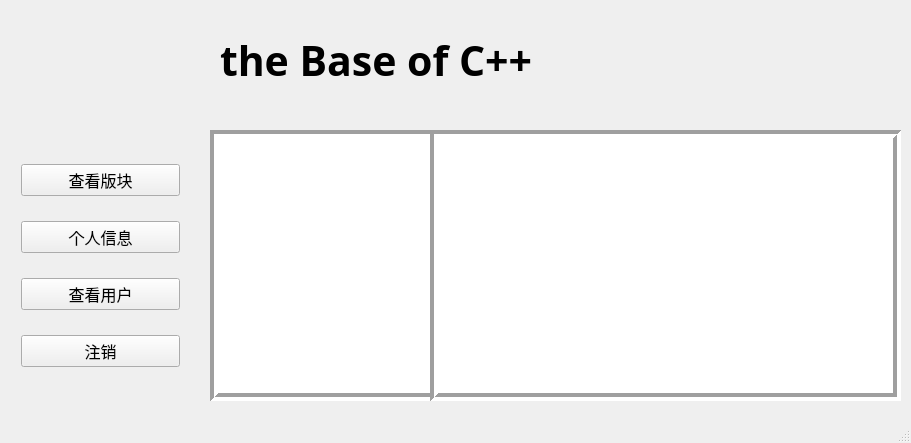
<?xml version="1.0" encoding="UTF-8"?>
<ui version="4.0">
 <class>MainWindow</class>
 <widget class="QMainWindow" name="MainWindow">
  <property name="geometry">
   <rect>
    <x>0</x>
    <y>0</y>
    <width>911</width>
    <height>443</height>
   </rect>
  </property>
  <property name="windowTitle">
   <string>MainWindow</string>
  </property>
  <widget class="QWidget" name="centralWidget">
   <widget class="QListWidget" name="listLeft">
    <property name="geometry">
     <rect>
      <x>210</x>
      <y>130</y>
      <width>231</width>
      <height>271</height>
     </rect>
    </property>
    <property name="frameShape">
     <enum>QFrame::Box</enum>
    </property>
    <property name="lineWidth">
     <number>4</number>
    </property>
   </widget>
   <widget class="QListWidget" name="listRight">
    <property name="geometry">
     <rect>
      <x>430</x>
      <y>130</y>
      <width>471</width>
      <height>271</height>
     </rect>
    </property>
    <property name="frameShape">
     <enum>QFrame::Box</enum>
    </property>
    <property name="lineWidth">
     <number>4</number>
    </property>
   </widget>
   <widget class="QLabel" name="wholePic">
    <property name="geometry">
     <rect>
      <x>0</x>
      <y>70</y>
      <width>911</width>
      <height>371</height>
     </rect>
    </property>
    <property name="text">
     <string/>
    </property>
    <property name="pixmap">
     <pixmap resource="src.qrc">:/img/mainBkg</pixmap>
    </property>
    <property name="scaledContents">
     <bool>true</bool>
    </property>
   </widget>
   <widget class="QWidget" name="layoutWidget">
    <property name="geometry">
     <rect>
      <x>10</x>
      <y>130</y>
      <width>181</width>
      <height>271</height>
     </rect>
    </property>
    <layout class="QVBoxLayout" name="verticalLayout">
     <property name="spacing">
      <number>2</number>
     </property>
     <item>
      <widget class="QPushButton" name="checkBoards">
       <property name="font">
        <font>
         <family>微软雅黑</family>
         <pointsize>12</pointsize>
         <weight>50</weight>
         <bold>false</bold>
        </font>
       </property>
       <property name="text">
        <string>查看版块</string>
       </property>
       <property name="autoDefault">
        <bool>false</bool>
       </property>
       <property name="default">
        <bool>false</bool>
       </property>
      </widget>
     </item>
     <item>
      <widget class="QPushButton" name="PersonalInfoBtn">
       <property name="font">
        <font>
         <family>微软雅黑</family>
         <pointsize>12</pointsize>
         <weight>50</weight>
         <bold>false</bold>
        </font>
       </property>
       <property name="text">
        <string>个人信息</string>
       </property>
      </widget>
     </item>
     <item>
      <widget class="QPushButton" name="queryUsers">
       <property name="font">
        <font>
         <family>微软雅黑</family>
         <pointsize>12</pointsize>
         <weight>50</weight>
         <bold>false</bold>
        </font>
       </property>
       <property name="text">
        <string>查看用户</string>
       </property>
      </widget>
     </item>
     <item>
      <widget class="QPushButton" name="logoutBtn">
       <property name="font">
        <font>
         <family>微软雅黑</family>
         <pointsize>12</pointsize>
         <weight>50</weight>
         <bold>false</bold>
        </font>
       </property>
       <property name="text">
        <string>注销</string>
       </property>
      </widget>
     </item>
    </layout>
   </widget>
   <widget class="QLabel" name="upperPic">
    <property name="geometry">
     <rect>
      <x>0</x>
      <y>0</y>
      <width>911</width>
      <height>121</height>
     </rect>
    </property>
    <property name="text">
     <string/>
    </property>
    <property name="pixmap">
     <pixmap resource="src.qrc">:/img/banner</pixmap>
    </property>
    <property name="scaledContents">
     <bool>true</bool>
    </property>
   </widget>
   <widget class="QLabel" name="title">
    <property name="geometry">
     <rect>
      <x>220</x>
      <y>10</y>
      <width>511</width>
      <height>101</height>
     </rect>
    </property>
    <property name="font">
     <font>
      <family>MV Boli</family>
      <pointsize>31</pointsize>
      <weight>75</weight>
      <bold>true</bold>
     </font>
    </property>
    <property name="text">
     <string>the Base of C++</string>
    </property>
   </widget>
   <zorder>wholePic</zorder>
   <zorder>listLeft</zorder>
   <zorder>listRight</zorder>
   <zorder>layoutWidget</zorder>
   <zorder>upperPic</zorder>
   <zorder>title</zorder>
  </widget>
  <widget class="QStatusBar" name="statusBar"/>
 </widget>
 <layoutdefault spacing="6" margin="11"/>
 <resources>
  <include location="src.qrc"/>
 </resources>
 <connections/>
</ui>
